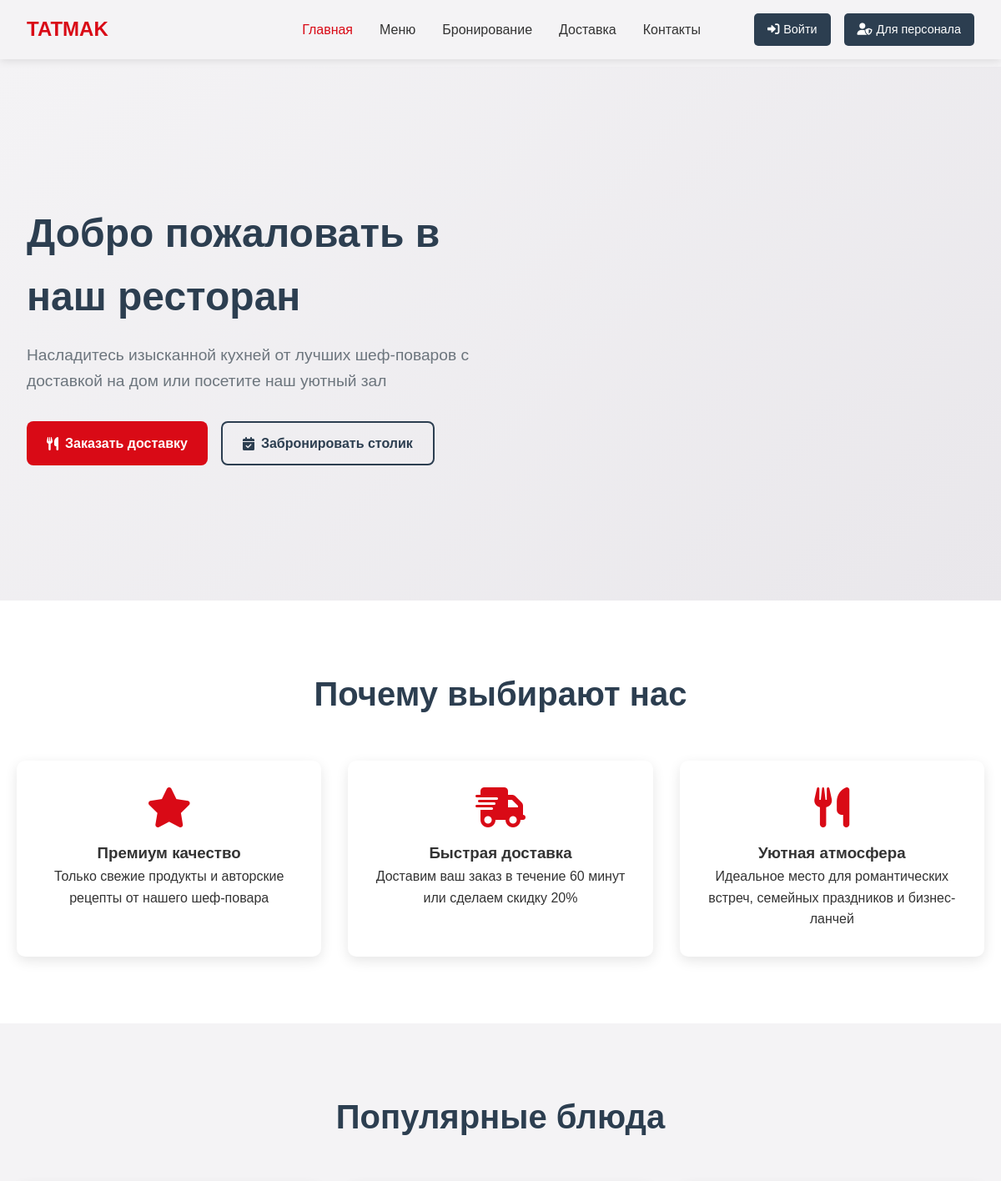
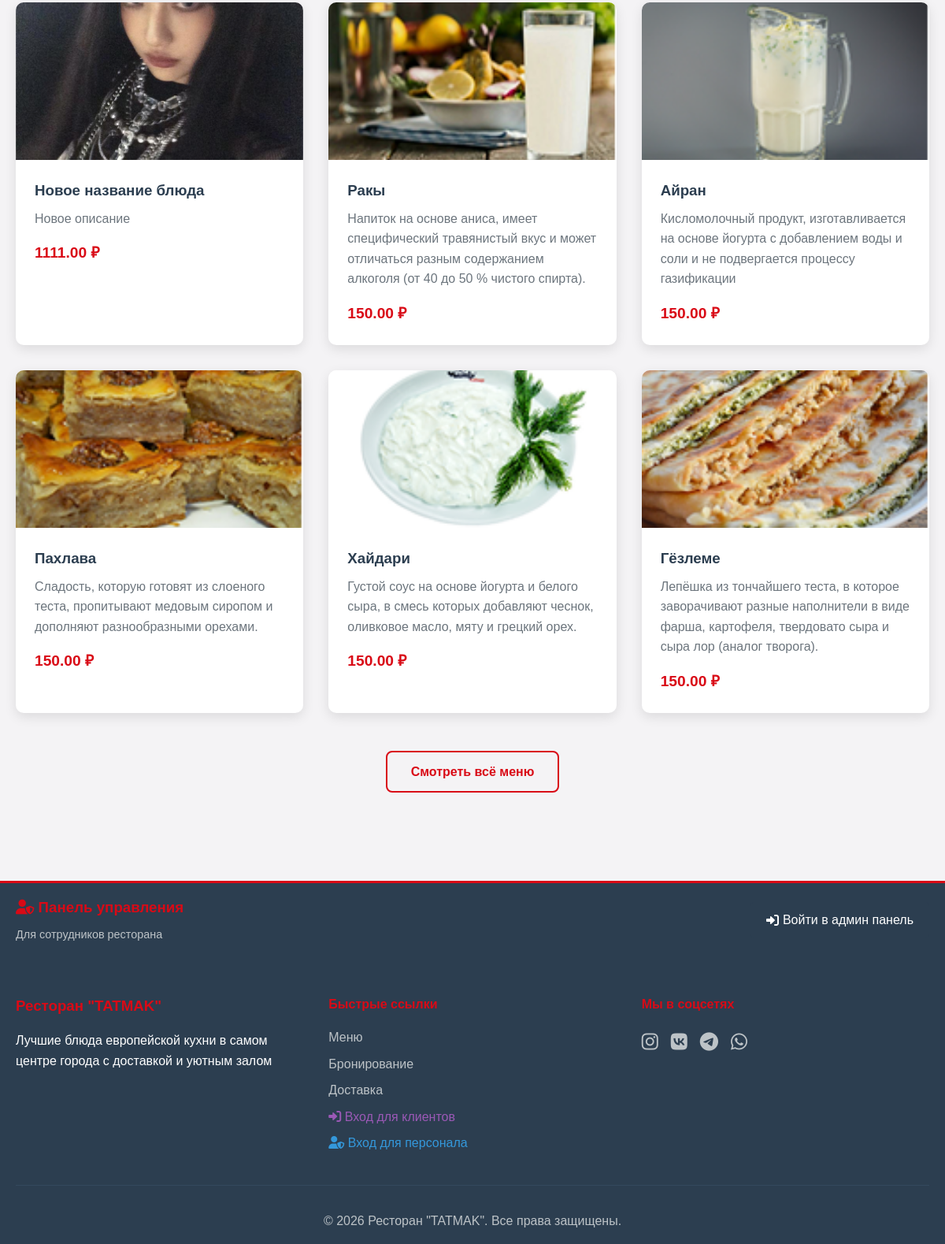
The page / on the database its author committed (2 pictures, top to bottom).
### tables this page shows
CREATE TABLE `dishes` (
  `id` int NOT NULL,
  `category_id` int DEFAULT NULL,
  `name` varchar(200) NOT NULL,
  `description` text,
  `price` decimal(10,2) NOT NULL,
  `weight` varchar(50) DEFAULT NULL,
  `image` varchar(255) DEFAULT NULL,
  `is_available` tinyint(1) DEFAULT '1',
  `created_at` timestamp NULL DEFAULT CURRENT_TIMESTAMP
);

### index.php (the view, shortened to what this page needs)
<?php
$database = new Database();
$db = $database->getConnection();
$popular_dishes = $db->query("
    SELECT d.*, c.name as category_name
    FROM dishes d
    LEFT JOIN categories c ON d.category_id = c.id
    WHERE d.is_available = TRUE
    ORDER BY d.created_at DESC
    LIMIT 6
")->fetchAll(PDO::FETCH_ASSOC);
?>
<!DOCTYPE html>
<html lang="ru">
<head>
    <link rel="stylesheet" href="https://cdnjs.cloudflare.com/ajax/libs/font-awesome/6.0.0/css/all.min.css">
</head>
<body>
    <header class="header">
        <nav class="navbar">
            <div class="nav-container">
                <div class="logo">
                    <h2><a href="index.php">TATMAK</a></h2>
                </div>
                <ul class="nav-menu">
                    <li><a href="index.php" class="active">Главная</a></li>
                    <li><a href="menu.php">Меню</a></li>
                    <li><a href="user/login.php">Бронирование</a></li>
                    <li><a href="user/login.php">Доставка</a></li>
                    <li><a href="#contacts">Контакты</a></li>
                    <li class="auth-buttons">
                        <?php if (isset($_SESSION['user_logged_in'])): ?>
                            <a href="user/profile.php" class="auth-btn user-btn user-logged">
                                <i class="fas fa-user"></i> Личный кабинет
                            </a>
                        <?php else: ?>
                            <a href="user/login.php" class="auth-btn user-btn">
                                <i class="fas fa-sign-in-alt"></i> Войти
                            </a>
                        <?php endif; ?>
                        <?php if (isset($_SESSION['admin_logged_in'])): ?>
                            <a href="admin/index.php" class="auth-btn admin-btn admin-logged">
                                <i class="fas fa-cog"></i> Админ панель
                            </a>
                        <?php else: ?>
                            <a href="admin/login.php" class="auth-btn admin-btn">
                                <i class="fas fa-user-shield"></i> Для персонала
                            </a>
                        <?php endif; ?>
                    </li>
                </ul>
            </div>
        </nav>
    </header>
    <main>
        <section class="hero">
            <div class="hero-content">
                <h1>Добро пожаловать в наш ресторан</h1>
                <p>Насладитесь изысканной кухней от лучших шеф-поваров с доставкой на дом или посетите наш уютный зал</p>
                <div class="hero-buttons">
                    <a href="user/login.php" class="btn btn-primary">
                        <i class="fas fa-utensils"></i> Заказать доставку
                    </a>
                    <a href="user/login.php" class="btn btn-secondary">
                        <i class="fas fa-calendar-check"></i> Забронировать столик
                    </a>
                </div>
            </div>
        </section>
        <section class="features">
            <div class="container">
                <h2>Почему выбирают нас</h2>
                <div class="features-grid">
                    <div class="feature-card">
                        <i class="fas fa-star"></i>
                        <h3>Премиум качество</h3>
                        <p>Только свежие продукты и авторские рецепты от нашего шеф-повара</p>
                    </div>
                    <div class="feature-card">
                        <i class="fas fa-shipping-fast"></i>
                        <h3>Быстрая доставка</h3>
                        <p>Доставим ваш заказ в течение 60 минут или сделаем скидку 20%</p>
                    </div>
                    <div class="feature-card">
                        <i class="fas fa-utensils"></i>
                        <h3>Уютная атмосфера</h3>
                        <p>Идеальное место для романтических встреч, семейных праздников и бизнес-ланчей</p>
                    </div>
                </div>
            </div>
        </section>
        <section class="popular-dishes">
            <div class="container">
                <h2>Популярные блюда</h2>
                <div class="dishes-grid">
                    <?php foreach ($popular_dishes as $dish): ?>
                    <div class="dish-card">
                        <div class="dish-image">
                            <?php if (!empty($dish['image'])): ?>
                                <img src="<?php echo $dish['image']; ?>" alt="<?php echo htmlspecialchars($dish['name']); ?>">
                            <?php else: ?>
                                <div style="background: #f8f9fa; height: 200px; display: flex; align-items: center; justify-content: center; color: #6c757d;">
                                    <i class="fas fa-utensils" style="font-size: 3rem;"></i>
                                </div>
                            <?php endif; ?>
                        </div>
                        <div class="dish-info">
                            <h3><?php echo htmlspecialchars($dish['name']); ?></h3>
                            <p><?php echo htmlspecialchars($dish['description']); ?></p>
                            <div class="dish-price">
                                <span><?php echo $dish['price']; ?> ₽</span>
                            </div>
                        </div>
                    </div>
                    <?php endforeach; ?>
                </div>
                <div class="text-center">
                    <a href="menu.php" class="btn btn-outline">Смотреть всё меню</a>
                </div>
            </div>
        </section>
        <?php if (!isset($_SESSION['admin_logged_in']) && !isset($_SESSION['user_logged_in'])): ?>
        <section class="admin-panel-footer">
            <div class="container">
                <div>
                    <h3><i class="fas fa-user-shield"></i> Панель управления</h3>
                    <p>Для сотрудников ресторана</p>
                </div>
                <div>
                    <a href="admin/login.php" class="auth-btn admin-btn" style="font-size: 1rem; padding: 10px 20px;">
                        <i class="fas fa-sign-in-alt"></i> Войти в админ панель
                    </a>
                </div>
            </div>
        </section>
        <?php endif; ?>
    </main>
    <footer class="footer">
        <div class="container">
            <div class="footer-content">
                <div class="footer-section">
                    <h3>Ресторан "TATMAK"</h3>
                    <p>Лучшие блюда европейской кухни в самом центре города с доставкой и уютным залом</p>
                </div>
                <div class="footer-section">
                    <h4>Быстрые ссылки</h4>
                    <ul>
                        <li><a href="menu.php">Меню</a></li>
                        <li><a href="booking.php">Бронирование</a></li>
                        <li><a href="delivery.php">Доставка</a></li>
                        <?php if (isset($_SESSION['user_logged_in'])): ?>
                            <li><a href="user/profile.php" style="color: #9b59b6;"><i class="fas fa-user"></i> Личный кабинет</a></li>
                        <?php else: ?>
                            <li><a href="user/login.php" style="color: #9b59b6;"><i class="fas fa-sign-in-alt"></i> Вход для клиентов</a></li>
                        <?php endif; ?>
                        <?php if (isset($_SESSION['admin_logged_in'])): ?>
                            <li><a href="admin/index.php" style="color: #3498db;"><i class="fas fa-cog"></i> Админ панель</a></li>
                        <?php else: ?>
                            <li><a href="admin/login.php" style="color: #3498db;"><i class="fas fa-user-shield"></i> Вход для персонала</a></li>
                        <?php endif; ?>
                    </ul>
                </div>
                <div class="footer-section">
                    <h4>Мы в соцсетях</h4>
                    <div class="social-links">
                        <a href="#"><i class="fab fa-instagram"></i></a>
                        <a href="#"><i class="fab fa-vk"></i></a>
                        <a href="#"><i class="fab fa-telegram"></i></a>
                        <a href="#"><i class="fab fa-whatsapp"></i></a>
                    </div>
                </div>
            </div>
            <div class="footer-bottom">
                <p>&copy; <?php echo date('Y'); ?> Ресторан "TATMAK". Все права защищены.</p>
            </div>
        </div>
    </footer>
</body>
</html>

### rows shown on the page
dishes: image (picture), name "Новое название блюда", description "Новое описание", price "1111.00"
dishes: image (picture), name "Ракы", description "Напиток на основе аниса, имеет специфический травянистый вкус и может отличаться разным содержанием алкоголя (от 40 до 50 % чистого спирта).", price "150.00"
dishes: image (picture), name "Айран", description "Кисломолочный продукт, изготавливается на основе йогурта с добавлением воды и соли и не подвергается процессу газификации", price "150.00"
dishes: image (picture), name "Пахлава", description "Сладость, которую готовят из слоеного теста, пропитывают медовым сиропом и дополняют разнообразными орехами.", price "150.00"
dishes: image (picture), name "Хайдари", description "Густой соус на основе йогурта и белого сыра, в смесь которых добавляют чеснок, оливковое масло, мяту и грецкий орех.", price "150.00"
dishes: image (picture), name "Гёзлеме", description "Лепёшка из тончайшего теста, в которое заворачивают разные наполнители в виде фарша, картофеля, твердовато сыра и сыра лор (аналог творога).", price "150.00"
